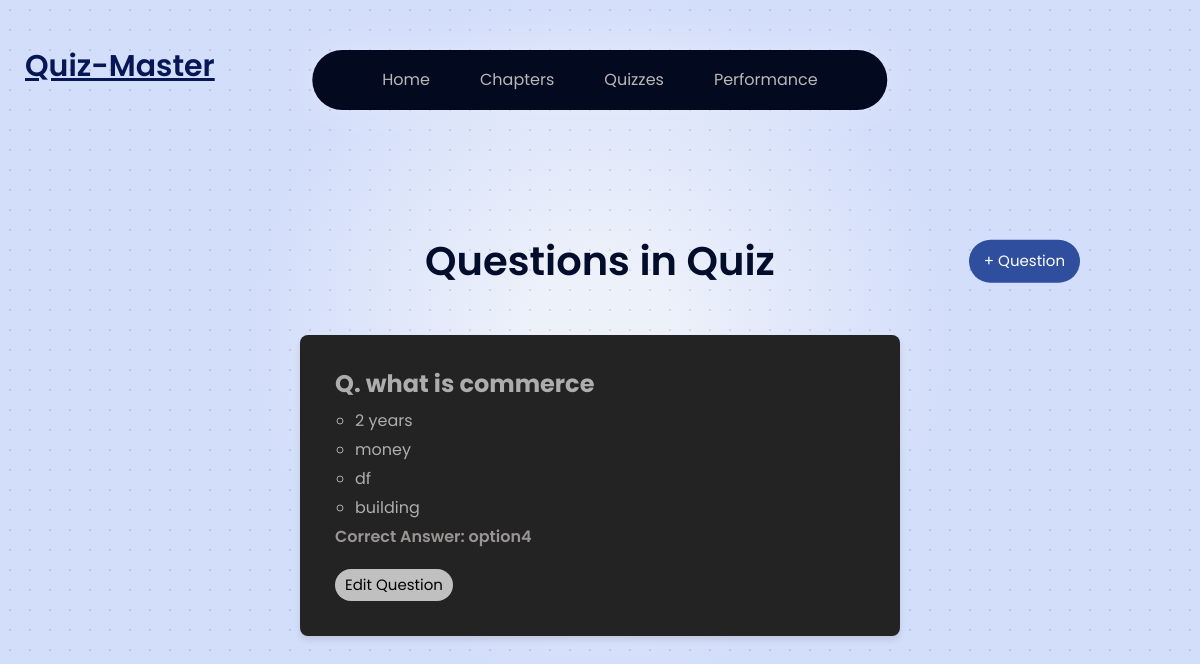
The app's page /admin/subjects/1/quiz_questions, older data.
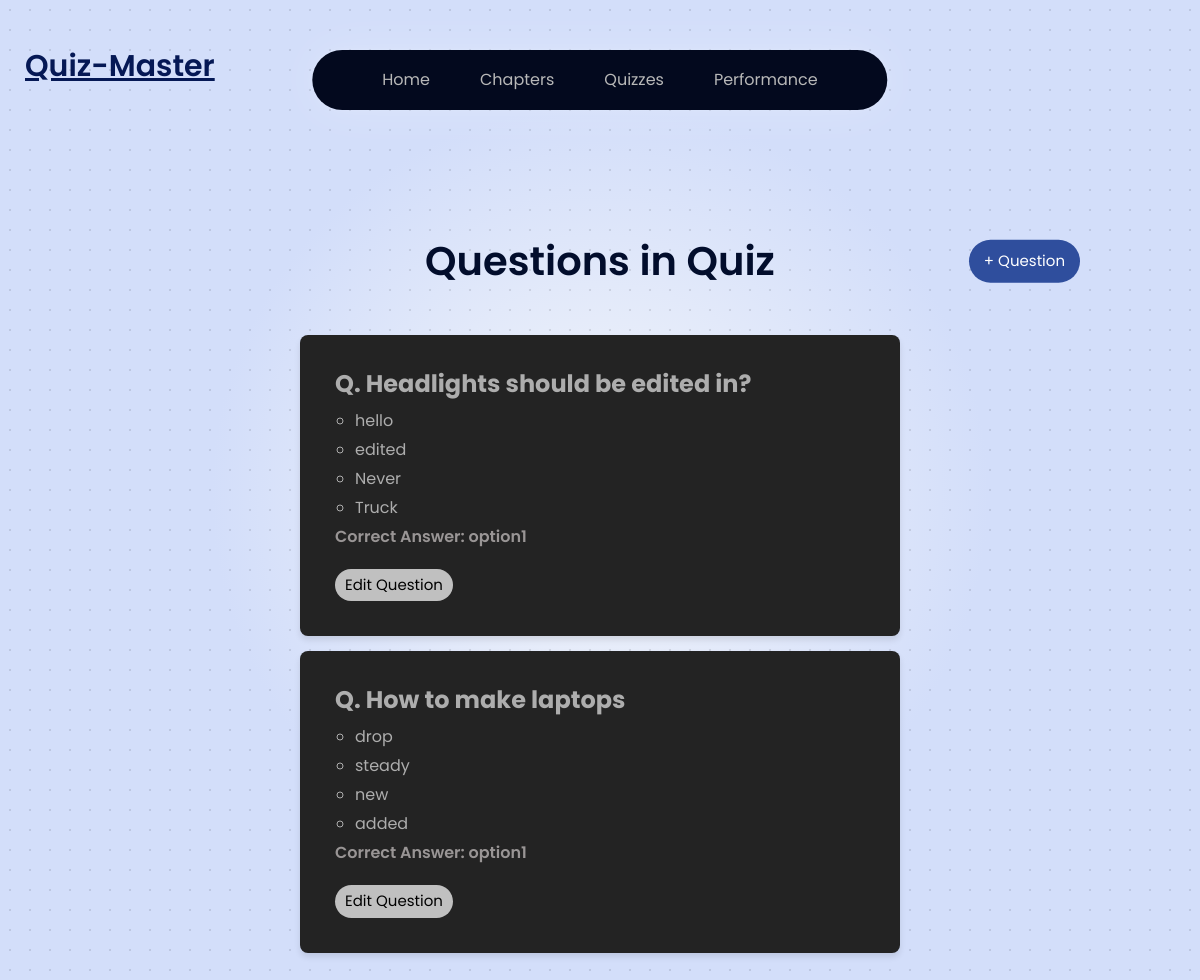
The same page, newer data.
### models/models.py (models this page shows)
class Question(db.Model):
    __tablename__ = 'questions'
    ques_id = db.Column(db.Integer, primary_key=True)
    qz_id = db.Column(db.Integer, db.ForeignKey('quizzes.id'), nullable=False)
    question_text = db.Column(db.Text, nullable=False)
    option1 = db.Column(db.String(100), nullable=False)
    option2 = db.Column(db.String(100), nullable=False)
    option3 = db.Column(db.String(100), nullable=False)
    option4 = db.Column(db.String(100), nullable=False)
    correct_option = db.Column(db.String(100), nullable=False)

### app.py (the view)
@app.route('/admin/subjects/<int:quiz_id>/quiz_questions', methods=['GET', 'POST','UPDATE'])
def quiz_questions(quiz_id):
    questions = Question.query.filter_by(qz_id=quiz_id).all()
    quiz = Quiz.query.get(quiz_id)
    if not quiz:
        return "Quiz not found", 404
    return render_template(
        'quiz_questions.html',
        questions=questions,
        q_id=quiz.id,
        subject_id=quiz.subject_id
    )

### templates/quiz_questions.html (shortened to what this page needs)
<!DOCTYPE html>
<html lang="en">
<head>
    <link rel = "stylesheet" href="{{ url_for('static', filename='styles.css') }}">
</head>
<body class="page_look">
    {% include 'navbar.html' %}
    <div style="display: flex; justify-content: center; align-items: center; margin-top: 5px; position: relative;">
        <h1 style="margin: 0; color: #020d2c; font-weight: 600; text-align: center;">
            Questions in Quiz
        </h1>
        <a href="{{ url_for('add_questions', subject_id=subject_id, qz_id=q_id) }}" style="position: absolute; right: 10%; top: 50%; transform: translateY(-50%);">
            <button type="button" class="add-quiz-btn" style="font-weight: 400; font-size: 15px;">
                + Question
            </button>
        </a>
    </div>
    {% if questions %}
    <ul class="question-list">
        {% for question in questions %}
<li class="question-card">
    <h4>Q. {{ question.question_text }}</h4>
    <ul>
        <li>{{ question.option1 }}</li>
        <li>{{ question.option2 }}</li>
        <li>{{ question.option3 }}</li>
        <li>{{ question.option4 }}</li>
    </ul>
    <p>Correct Answer: {{ question.correct_option }}</p>
    <a href="{{ url_for('redirect_edit_question', quiz_id=q_id, ques_id=question.ques_id) }}">
        <button type="button" style="background-color: #c0c0c0; margin-top: 10px; color: rgb(0, 0, 0); border: none; font-size: 15px; padding: 5px 10px; border-radius: 35px; cursor: pointer;">
            Edit Question
        </button>
    </a>
</li>
{% endfor %}
    </ul>
    {% else %}
    <p style="color: #1a233a; text-align: center; margin-top: 25px;">No questions available for this quiz.</p>
    {% endif %}
</body>
</html>

### templates/navbar.html (shortened to what this page needs)
<!DOCTYPE html>
<html lang="en">
<head>
  <link href="https://cdn.jsdelivr.net/npm/bootstrap@5.3.0/dist/css/bootstrap.min.css" rel="stylesheet">
</head>
<body>
  <h3 class="logo">Quiz-Master</h3>
  <nav class="navbar">
    <div class="nav-links">
      <a href="{{ url_for('admin_dashboard') }}" class="nav-item">Home</a>
      <a href="/chapters" class="nav-item">Chapters</a>
      <a href="/quizzes" class="nav-item">Quizzes</a>
      <a href="/performance" class="nav-item">Performance</a>
    </div>
  </nav>
  <div class="main-content">
  </div>
</body>
</html>

### static/styles.css (style rules this page uses)
.page_look { background: radial-gradient(circle, rgba(0, 0, 0, 0.1) 1px, transparent 1px) 0 0 / 20px 20px, radial-gradient(circle, #edf1fa 10%, #d3defa 50%); font-family: 'Poppins', sans-serif; margin: 0; padding: 0; }
.add-quiz-btn { background-color: #87a5f2; color: rgb(33, 33, 33); border: none; padding: 10px 15px; font-size: 16px; border-radius: 25px; cursor: pointer; transition: background-color 0.3s ease; }

### templates/quiz_questions.html (style rules this page uses)
body { font-family: Arial, sans-serif; margin: 0; padding: 0; display: flex; flex-direction: column; }
h1 { margin-top: 50px; font-size: 2rem; text-align: center; }
.question-list { width: 50%; margin: 20px auto; padding: 0; list-style-type: none; margin-top: 50px; }
.question-card { background-color: #232323; border: 0px solid #ddd; border-radius: 8px; padding: 35px; margin-bottom: 15px; box-shadow: 0px 4px 6px rgba(0, 0, 0, 0.1); }
.question-card h4 { margin: 0 0 10px 0; color: rgb(173, 173, 173); font-weight: bold; }
.question-card p { margin: 0 0 10px 0; color: rgb(153, 149, 149); font-weight: 550; }
.question-card ul { padding-left: 20px; }
.question-card li { margin-bottom: 5px; color: rgb(173, 173, 173); }
.add-quiz-btn { background-color: #2f4e9d; color: white; border: none; padding: 10px 15px; font-size: 16px; border-radius: 25px; cursor: pointer; transition: background-color 0.3s ease; }

### templates/navbar.html (style rules this page uses)
.navbar { background-color: #03091e; padding: 10px 50px; margin-top: 20px; position: fixed; top: 30px; left: 50%; transform: translateX(-50%); z-index: 1; display: flex; align-items: center; border-radius: 35px; box-shadow: 0 0 50px rgba(255, 255, 255, 0.2), 0 0 5px rgba(255, 255, 255, 0.1), 0 0 20px rgba(255, 255, 255, 0.05); max-width: fit-content; }
.nav-links { display: flex; gap: 10px; }
.nav-item { text-decoration: none; font-size: 16px; color: #b8b8b8; padding: 8px 20px; border-radius: 25px; transition: all 0.3s ease; font-family: 'Poppins', sans-serif; }
.main-content { margin-top: 100px; padding: 20px; }
.logo { margin-left: 25px; margin-top: 4%; color: #051855; font-family: 'Poppins', sans-serif; text-decoration: underline; font-weight: 550; font-size: 30px; }

Row changes from the older to the newer data that the page shows:
changed Question: question_text "what is commerce" → "Headlights should be edited in?"; option1 "2 years" → "hello"; option2 "money" → "edited"; option3 "df" → "Never"; option4 "building" → "Truck"; correct_option "option4" → "option1"
added Question: question_text "How to make laptops", option1 "drop", option2 "steady", option3 "new", option4 "added", correct_option "option1"
